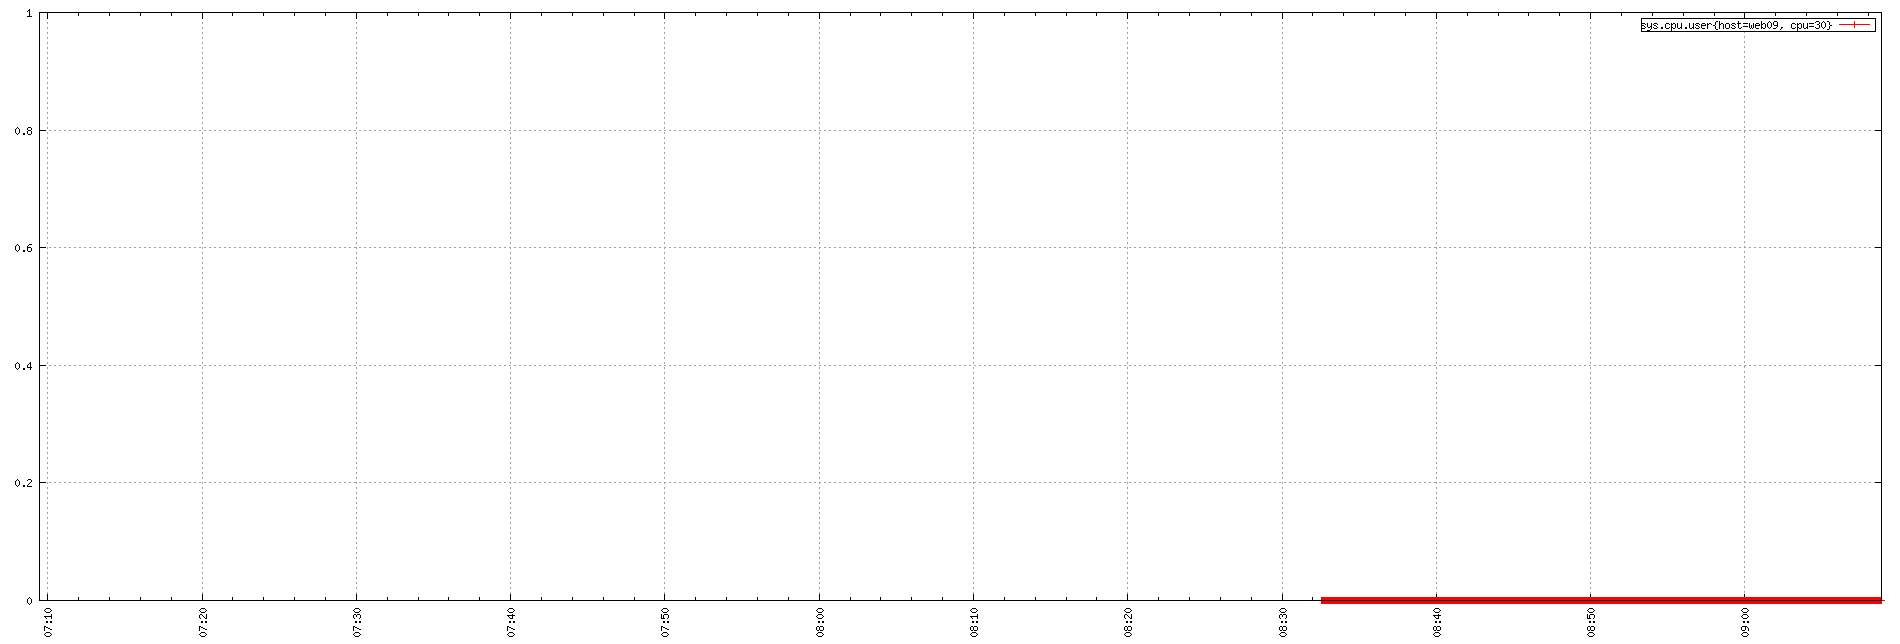

Write the gnuplot code that produced this figure.
set term png small size 1900,644
set xdata time
set timefmt "%s"
if (GPVAL_VERSION < 4.6) set xtics rotate; else set xtics rotate right
set output "${TMPDIR-'tmp'}/tsd/4599e35f.png"
set xrange ["1673766568":"1673773731"]
set format x "%H:%M"
set grid
set style data linespoint
set key right box
set yrange [0:]
plot  "${TMPDIR-'tmp'}/tsd/4599e35f_0.dat" using 1:2 title "sys.cpu.user{host=web09, cpu=30}"
